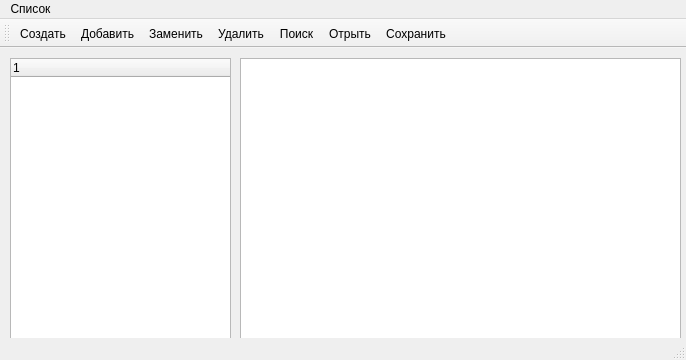
<?xml version="1.0" encoding="UTF-8"?>
<ui version="4.0">
 <class>MainWindow</class>
 <widget class="QMainWindow" name="MainWindow">
  <property name="geometry">
   <rect>
    <x>0</x>
    <y>0</y>
    <width>686</width>
    <height>360</height>
   </rect>
  </property>
  <property name="windowTitle">
   <string>Университет</string>
  </property>
  <widget class="QWidget" name="centralWidget">
   <widget class="QTableWidget" name="tableWidget">
    <property name="geometry">
     <rect>
      <x>240</x>
      <y>10</y>
      <width>441</width>
      <height>281</height>
     </rect>
    </property>
    <property name="editTriggers">
     <set>QAbstractItemView::NoEditTriggers</set>
    </property>
   </widget>
   <widget class="QTreeWidget" name="treeWidget">
    <property name="geometry">
     <rect>
      <x>10</x>
      <y>10</y>
      <width>221</width>
      <height>281</height>
     </rect>
    </property>
    <column>
     <property name="text">
      <string notr="true">1</string>
     </property>
    </column>
   </widget>
  </widget>
  <widget class="QMenuBar" name="menuBar">
   <property name="geometry">
    <rect>
     <x>0</x>
     <y>0</y>
     <width>686</width>
     <height>21</height>
    </rect>
   </property>
   <widget class="QMenu" name="menu">
    <property name="title">
     <string>Список</string>
    </property>
    <widget class="QMenu" name="menu_2">
     <property name="title">
      <string>Элемент</string>
     </property>
     <addaction name="action_AddEl"/>
     <addaction name="action_DelEl"/>
     <addaction name="action_change"/>
     <addaction name="action_find"/>
    </widget>
    <widget class="QMenu" name="menu_3">
     <property name="title">
      <string>Сложный поиск</string>
     </property>
     <addaction name="action_findLit"/>
     <addaction name="action_findSubj"/>
    </widget>
    <addaction name="action_create"/>
    <addaction name="action_open"/>
    <addaction name="action_save"/>
    <addaction name="menu_2"/>
    <addaction name="menu_3"/>
    <addaction name="actionDop"/>
   </widget>
   <addaction name="menu"/>
  </widget>
  <widget class="QToolBar" name="mainToolBar">
   <attribute name="toolBarArea">
    <enum>TopToolBarArea</enum>
   </attribute>
   <attribute name="toolBarBreak">
    <bool>false</bool>
   </attribute>
   <addaction name="action_create"/>
   <addaction name="action_AddEl"/>
   <addaction name="action_change"/>
   <addaction name="action_DelEl"/>
   <addaction name="action_find"/>
   <addaction name="action_open"/>
   <addaction name="action_save"/>
  </widget>
  <widget class="QStatusBar" name="statusBar"/>
  <action name="action_create">
   <property name="text">
    <string>Создать</string>
   </property>
  </action>
  <action name="action_open">
   <property name="text">
    <string>Отрыть</string>
   </property>
  </action>
  <action name="action_save">
   <property name="text">
    <string>Сохранить</string>
   </property>
  </action>
  <action name="action_AddEl">
   <property name="text">
    <string>Добавить</string>
   </property>
  </action>
  <action name="action_DelEl">
   <property name="text">
    <string>Удалить</string>
   </property>
  </action>
  <action name="action_change">
   <property name="text">
    <string>Заменить</string>
   </property>
  </action>
  <action name="action_find">
   <property name="text">
    <string>Поиск</string>
   </property>
  </action>
  <action name="action_findLit">
   <property name="text">
    <string>Поиск литературы по специальности</string>
   </property>
  </action>
  <action name="action_findSubj">
   <property name="text">
    <string>Поиск предметов по литературе</string>
   </property>
  </action>
  <action name="actionDop">
   <property name="text">
    <string>Дополнительное задание</string>
   </property>
  </action>
 </widget>
 <layoutdefault spacing="6" margin="11"/>
 <resources/>
 <connections/>
</ui>
